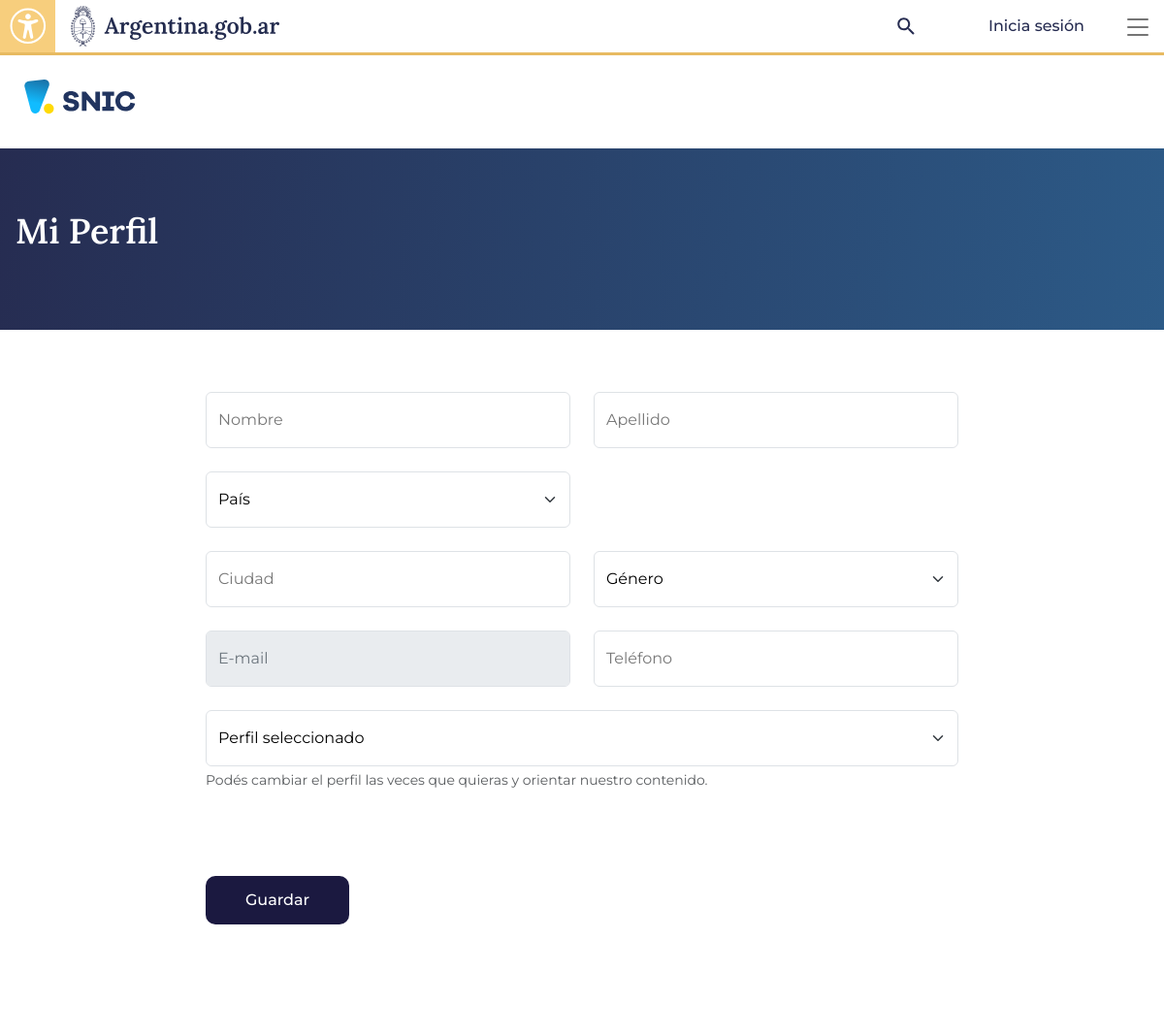
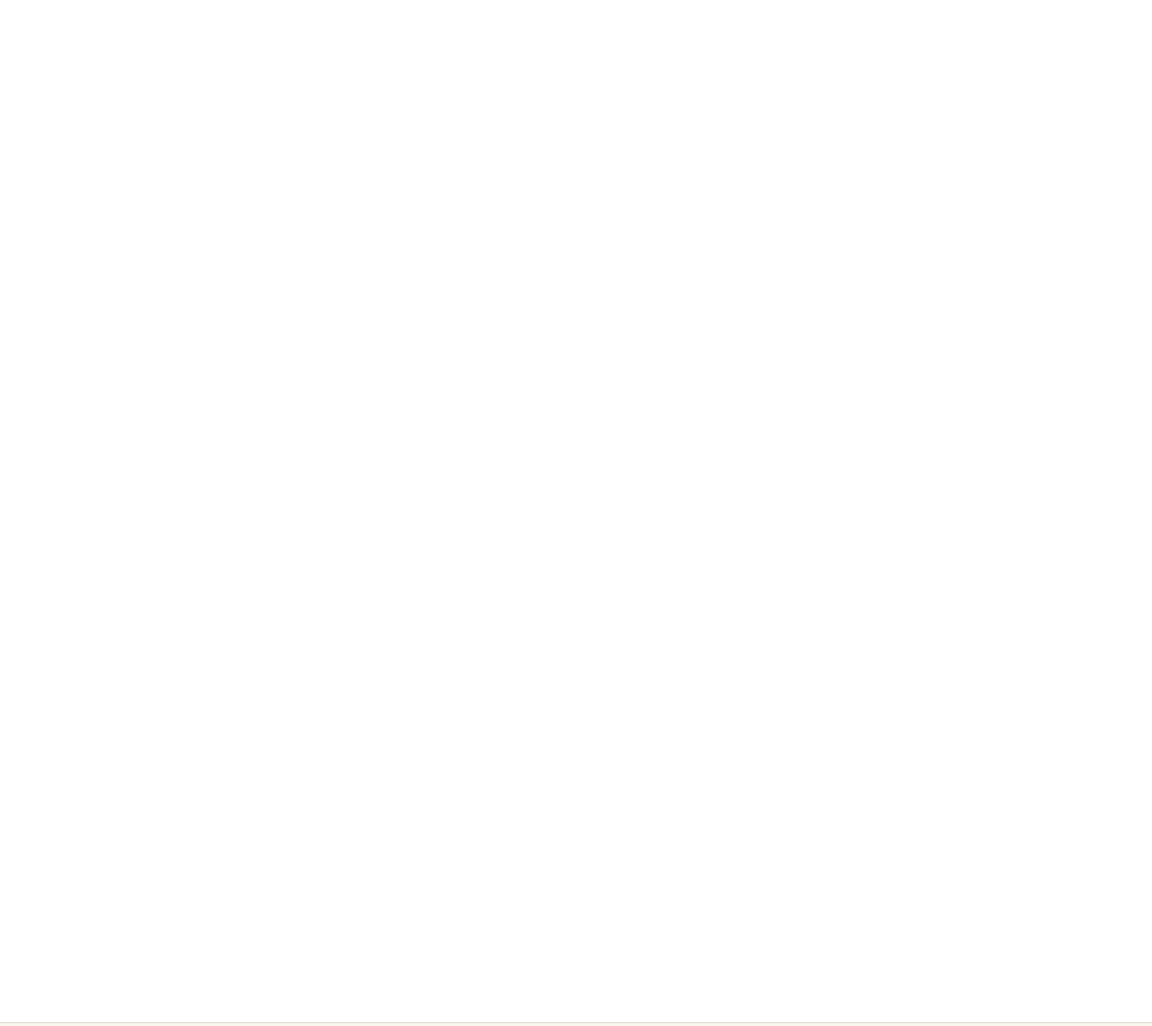
Screenshot of /user/profile/ with the database file from the repository (2 pictures, top to bottom).
### app/main/models.py (models this page shows, shortened)
class Named(models.Model):
    name = models.CharField(max_length=40, verbose_name='nombre')
    def __str__(self):
        return self.name
    class Meta:
        abstract = True

class Language(Named):
    code = models.CharField(max_length=3, primary_key=True, verbose_name='código')
    order = models.IntegerField(default=20)
    class Meta:
        ordering = ('order', 'name',)
        verbose_name = 'idioma'
    @classmethod
    def default(cls):
        return cls.objects.get_or_create(order=1, code=DEFAULT_LANGUAGE_CODE, name='Español')[0]

### app/user/views.py (the view)
def profile(request):
    if request.method == "POST":
        print(request.POST, flush=True)
        form = ProfileForm(request.POST)
        if form.is_valid():
            user = request.user
            try:
                province = Provincia.objects.get(gid=form.cleaned_data['province'])
            except Provincia.DoesNotExist:
                province = None
            user.phone = form.cleaned_data['phone']
            user.first_name = form.cleaned_data['name']
            user.last_name = form.cleaned_data['lastname']
            user.gender = form.cleaned_data['gender']
            user.country = form.cleaned_data['country']
            user.province = province
            user.city = form.cleaned_data['city']
            user.profile = Profile.objects.get(code=form.cleaned_data['profile'])
            user.save()
    else:
        form = ProfileForm()
    context = default_context(request, {
        'form': form,
        'countries': COUNTRIES,
        'provinces': Provincia.objects.all(),
        'profiles': Profile.objects.exclude(hidden=True),
    })
    return render(request, 'user/mi-perfil.html', context)

### app/user/views.py
class ProfileForm(BaseForm):
    profile = forms.CharField()

### app/main/templatetags/snicc_i18n.py (called while the page is built)
@register.simple_tag
def ts(value, lang):
    try:
        if lang.code =='es':
            return value
        return StaticTransVersion.objects.get(lang=lang, es__es=value).trad
    except StaticTransVersion.DoesNotExist:
        return value

### app/main/viewsv2.py (called while the page is built)
def get_lang_profile(request):
    profile_code = request.session.get('profile')
    profile = Profile.objects.get(code=profile_code) if profile_code else None
    try:
        lang = Language.objects.get(code=request.COOKIES.get('idioma_snic', 'es'))
    except Language.DoesNotExist:
        lang = Language.objects.get(code='es')
    return lang, profile

def default_context(request, add=None):
    lang, profile = get_lang_profile(request)
    res = dict(
        languages = Language.objects.all(),
        lang = lang,
        profile = profile
    )
    if add:
        res.update(add)
    return res

### app/user/templates/user/mi-perfil.html (shortened to what this page needs)
{% extends 'mainv2/base.html' %}
{% load static snicc_i18n %}
{% block content %}
{% with user=request.user %}
<div class="account-content profile-content">
<div class="post-row-mobile row">
    <h1 class="post-title post-title-blue">{% ts 'Mi Perfil' lang %}</h1>
    <div class="offset-2 col-lg-8 col-xl-8 col-account">
        <div class="register-content">
            <form name="formProfile" class="form-login" action="." method="POST">
                <div class="row">
                    <div class="col-md-6">
                        <div class="form-floating">
                            <input type="text" class="form-control" id="name" name="name" placeholder="Nombre" aria-label="Nombre" required value="{{user.first_name}}">
                            <label for="name">{% ts 'Nombre' lang %}</label>
                        </div>
                    </div>
                    <div class="col-md-6">
                        <div class="form-floating">
                            <input type="text" class="form-control" id="lastname" name="lastname" placeholder="Apellido" aria-label="Apellido" required value="{{user.last_name}}">
                            <label for="lastname">{% ts 'Apellido' lang %}</label>
                        </div>
                    </div>
                </div>
                <div class="row">
                    <div class="col-md-6">
                        <div class="form-floating">
                            <select class="form-select form-black" id="country" name="country" aria-label="País" onchange="this.classList.add('form-black')" required>
                                <option>{% ts 'País' lang %}</option>
                            </select>
                        </div>
                    </div>
                    <div class="col-md-6">
                    </div>
                </div>
                <div class="row">
                    <div class="col-md-6">
                        <div class="form-floating">
                            <input type="text" class="form-control" id="city" name="city" placeholder="Ciudad" aria-label="Ciudad" required value="{{user.city}}">
                            <label for="city">{% ts 'Ciudad' lang %}</label>
                        </div>
                    </div>
                    <div class="col-md-6">
                        <div class="form-floating">
                            <select class="form-select form-black" id="gender" aria-label="Género" name="gender" value="{{user.gender}}" onchange="this.classList.add('form-black')" required>
                                <option>{% ts 'Género' lang %}</option>
                            </select>
                        </div>
                    </div>
                </div>
                <div class="row">
                    <div class="col-md-6">
                        <div class="form-floating">
                            <input type="email" class="form-control" id="email" name="gender" placeholder="E-mail" aria-label="email" required value="{{user.email}}" disabled>
                            <label for="country">{% ts 'E-mail' lang %}</label>
                        </div>
                    </div>
                    <div class="col-md-6">
                        <div class="form-floating">
                            <input type="tel" class="form-control" id="phone" name="phone" placeholder="Teléfono" name="phone" required value="{{user.phone}}">
                            <label for="phone">{% ts 'Teléfono' lang %}</label>
                        </div>
                    </div>
                </div>
                <div class="row">
                    <div class="col-md-12">
                        <div class="form-floating">
                            <select class="form-select form-black" id="profile" name="profile" aria-label="Perfil seleccionado">
                                <option>{% ts 'Perfil seleccionado' lang %}</option>
                            </select>
                            <div id="profileHelp" class="form-text">{% ts 'Podés cambiar el perfil las veces que quieras y orientar nuestro contenido.' lang %}</div>
                        </div>
                    </div>
                </div>
                <button id="save" type="submit" class="btn btn-login">Guardar</button>
            </form>
        </div>
    </div>
</div>
</div>
{% endwith %}
{% endblock %}

### app/main/templates/mainv2/base.html (shortened to what this page needs)
{% load static snicc_i18n %}
<!DOCTYPE html>
<html lang="es">
<head>
    <link href="https://cdn.jsdelivr.net/npm/bootstrap@5.3.3/dist/css/bootstrap.min.css" rel="stylesheet">
    <link href="https://cdnjs.cloudflare.com/ajax/libs/font-awesome/4.7.0/css/font-awesome.min.css" rel="stylesheet">
    <link rel="stylesheet" href="https://cdn.jsdelivr.net/npm/bootstrap-icons@1.11.3/font/bootstrap-icons.min.css">
    <link rel="stylesheet" type="text/css" href="{% static 'main/css/icono-arg.css'%}">
    <link rel="stylesheet" type="text/css" href="{% static 'main/css/snic.css'%}">
</head>
<body>
    <header class="{% if not request.user.is_anonymous %}logged{% endif %}">
        <nav class="navbar navbar-top p-0">
            <div class="container-fluid g-0">
                <div class="navbar-header">
                    <div class="dropdown" id="buttonPerfilAccesibilidad">
                        <button class="btn-perfil-acces" type="button" data-bs-toggle="dropdown" data-bs-auto-close="outside" aria-expanded="false">
                            <img src="{% static 'main/images/icono-accesibilidad.svg'%}" alt="Perfil y Accesibilidad">
                        </button>
                    </div>
                    <a class="navbar-brand" href="https://www.argentina.gob.ar/" id="navbar-brand" target="_blank">
                        <img src="{% static 'main/images/logo_argentina-azul.svg'%}" alt="Argentina.gob.ar" height="50" width="254">
                    </a>
                </div>
                <div class="navbar-header navbar-right">
                    <button onclick="jQuery('.navbar.navbar-top').addClass('state-search');" class="btn btn-buscar-mobile btn-login visible-xs" aria-labelledby="edit-keys"><img src="{% static 'main/images/iconos/search.svg'%}" alt=""></button>
                    <div class="login-buttons">
                        {% if request.user.is_anonymous %}
                            <a class="btn btn-login" href="{% url 'user:login' %}">
                                <span>{% ts 'Inicia sesión' lang %}</span>
                            </a>
                        {% else %}
                            <a class="btn btn-login" href="{% url 'user:profile' %}">
                                <img src="{% static 'main/images/iconos/user.svg'%}" alt="">
                                <span>{{request.user.get_full_name|default:request.user}}</span>
                            </a>
                        {% endif %}
                    </div>
                    <div class="sidebar-mobile">
                        <div class="toggle toggle-sidebar">
                            <a href="#" class="burger js-menu-toggle" data-toggle="collapse" data-target="#main-navbar">
                                <span></span>
                            </a>
                        </div>
                    </div>
                </div>
            </div>
        </nav>
    </header>
    <main>
        <div class="main-content ">
            {% block sniclogo %}
            <a class="container-logo snic-tools-logo" href="{% url 'mainv2:landing' %}">
                <img src="{% static 'main/images/logo_snic.svg'%}" class="logo-snic" alt="">
            </a>
            {% endblock %}
            <div class="container-fluid g-0">
                {% block content %}{% endblock %}
            </div>
        </div>
    </main>
</body>
</html>

### rows the page displays
Language: code "Inicia sesión", code "Mi Perfil", country "País", gender "Género", profile "Perfil seleccionado", code "Podés cambiar el perfil las veces que quieras y orientar nuestro contenido."
